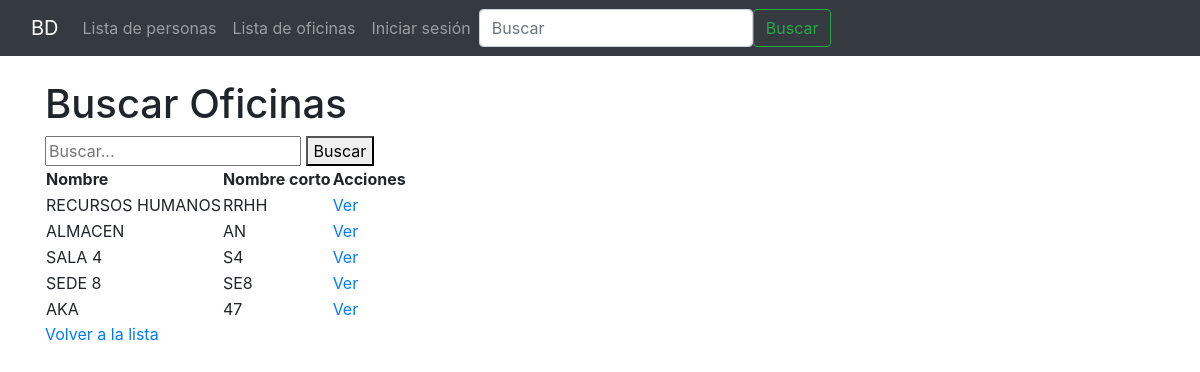
/oficina/buscar/, run on an earlier commit of the app's database.
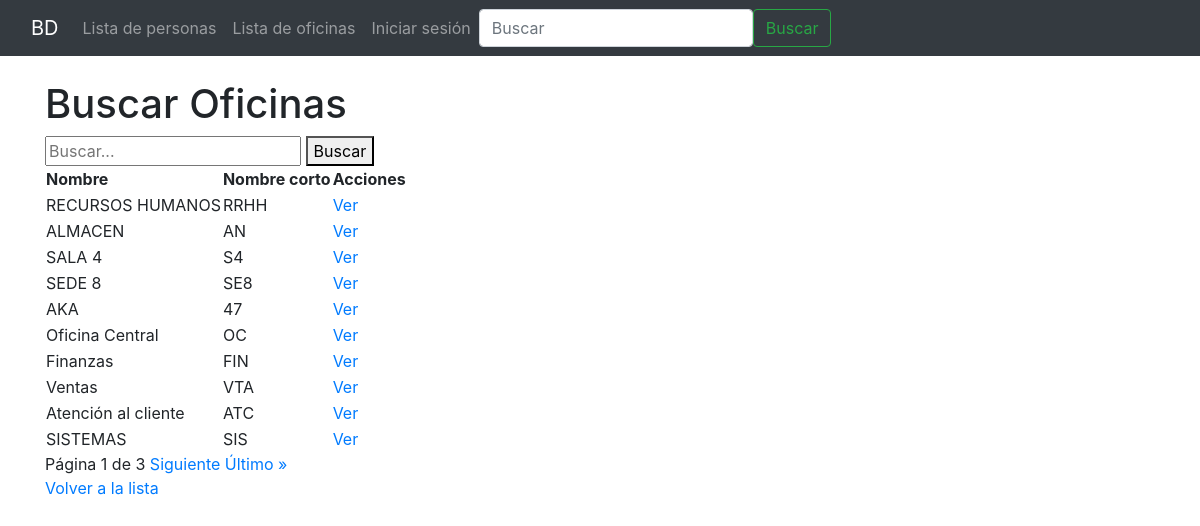
And on a later commit of the database.
### oficina/models.py (models this page shows, shortened)
class Oficina(models.Model):
    nombre = models.CharField(verbose_name='Nombre de la oficina',max_length=100,unique=True)
    nombre_corto = models.SlugField(verbose_name='id corto',max_length=10, unique=True, help_text='Identificador unico de la oficina')
    validators = [validate_nombre_corto]
    class Meta:
        verbose_name = 'oficina'
        verbose_name_plural = 'oficinas'

### oficina/views.py (the view)
class OficinaSearchView(ListView):
    model = Oficina
    template_name = 'oficina/buscar_oficina.html'
    context_object_name = 'oficinas'
    paginate_by = 10  # cantidad de resultados por página
    def get_queryset(self):
        query = self.request.GET.get('q', '').strip()
        if query:
            return Oficina.objects.filter(
                Q(nombre__icontains=query) | Q(nombre_corto__icontains=query)
            )
        return Oficina.objects.all()
    def get_context_data(self, **kwargs):
        context = super().get_context_data(**kwargs)
        context['query'] = self.request.GET.get('q', '')
        return context

### Templates/oficina/buscar_oficina.html (shortened to what this page needs)
{% extends "base.html" %}
{% block content %}
<h1>Buscar Oficinas</h1>
<form method="get">
    <input type="text" name="q" placeholder="Buscar..." value="{{ query }}">
    <button type="submit">Buscar</button>
</form>
{% if oficinas %}
<table>
    <thead>
        <tr>
            <th>Nombre</th>
            <th>Nombre corto</th>
            <th>Acciones</th>
        </tr>
    </thead>
    <tbody>
        {% for oficina in oficinas %}
        <tr>
            <td>{{ oficina.nombre }}</td>
            <td>{{ oficina.nombre_corto }}</td>
            <td>
                <a href="{% url 'oficina:detalle_oficina' oficina.pk %}">Ver</a>
            </td>
        </tr>
        {% endfor %}
    </tbody>
</table>
<div>
    {% if is_paginated %}
        <span>Página {{ page_obj.number }} de {{ page_obj.paginator.num_pages }}</span>
        {% if page_obj.has_next %}
            <a href="?q={{ query }}&page={{ page_obj.next_page_number }}">Siguiente</a>
            <a href="?q={{ query }}&page={{ page_obj.paginator.num_pages }}">Último &raquo;</a>
        {% endif %}
    {% endif %}
</div>
{% else %}
<p>No se encontraron oficinas para "{{ query }}".</p>
{% endif %}
<a href="{% url 'oficina:lista_oficina' %}">Volver a la lista</a>
{% endblock %}

### Templates/base.html (shortened to what this page needs)
<!DOCTYPE html>
<html lang="en">
<head>
    {% load bootstrap4 %}
    {% bootstrap_css %}
</head>
<body>
    {% include 'navbar.html' %}
    <div class="container mt-4">
        {% block content %}
        {% endblock content %}
    </div>
</body>
</html>

### Templates/navbar.html (shortened to what this page needs)
<nav class="navbar navbar-expand-lg navbar-dark bg-dark">
  <div class="container-fluid">
    <a class="navbar-brand" href="#">BD</a>
    <div class="collapse navbar-collapse" id="navbarSupportedContent">
      <ul class="navbar-nav me-auto mb-2 mb-lg-0">
        <li class="nav-item">
          <a class="nav-link" href="{% url 'persona:lista' %}">Lista de personas</a>
        </li>
        <li class="nav-item">
          <a class="nav-link" href="{% url 'oficina:lista_oficina' %}">Lista de oficinas</a>
        </li>
            {% if user.is_authenticated %}
            <li class="nav-item dropdown">
              <a class="nav-link dropdown-toggle" href="#" id="userDropdown" role="button" data-toggle="dropdown"
                aria-haspopup="true" aria-expanded="false">
                Hola, {{ user.username }}
              </a>
              <div class="dropdown-menu" aria-labelledby="userDropdown">
                <form method="post" action="{% url 'account_logout' %}" class="px-3 py-1">
                  {% csrf_token %}
                  <button type="submit" class="btn btn-danger w-100">Cerrar sesión</button>
                </form>
              </div>
            </li>
          {% else %}
            <li class="nav-item">
              <a class="nav-link" href="{% url 'account_login' %}">Iniciar sesión</a>
            </li>
          {% endif %}
      </ul>
      <form class="d-flex" role="search" method="get" action="{% url 'persona:buscar' %}">
        <input class="form-control me-2" type="search" placeholder="Buscar" aria-label="Search" name="q">
        <button class="btn btn-outline-success" type="submit">Buscar</button>
      </form>
    </div>
  </div>
</nav>

What changed in the data, as far as the page shows it:
added Oficina: nombre "Oficina Central", nombre_corto "OC"
added Oficina: nombre "Finanzas", nombre_corto "FIN"
added Oficina: nombre "Ventas", nombre_corto "VTA"
added Oficina: nombre "Atención al cliente", nombre_corto "ATC"
added Oficina: nombre "SISTEMAS", nombre_corto "SIS"
Also different on the page:
{{ page_obj.number }}: (not shown) → "1"
{{ page_obj.paginator.num_pages }}: (not shown) → "3"
text now shown: "Página de Siguiente Último »"
